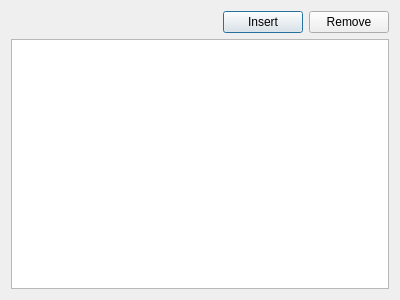
<?xml version="1.0" encoding="UTF-8"?>
<ui version="4.0">
 <class>firearmManagerRegisterDialog</class>
 <widget class="QDialog" name="firearmManagerRegisterDialog">
  <property name="geometry">
   <rect>
    <x>0</x>
    <y>0</y>
    <width>400</width>
    <height>300</height>
   </rect>
  </property>
  <property name="windowTitle">
   <string>Dialog</string>
  </property>
  <layout class="QVBoxLayout" name="verticalLayout">
   <item>
    <layout class="QHBoxLayout" name="horizontalLayout">
     <item>
      <spacer name="horizontalSpacer">
       <property name="orientation">
        <enum>Qt::Horizontal</enum>
       </property>
       <property name="sizeHint" stdset="0">
        <size>
         <width>40</width>
         <height>20</height>
        </size>
       </property>
      </spacer>
     </item>
     <item>
      <widget class="QPushButton" name="insertPushButton">
       <property name="text">
        <string>Insert</string>
       </property>
      </widget>
     </item>
     <item>
      <widget class="QPushButton" name="removePushButton">
       <property name="text">
        <string>Remove</string>
       </property>
      </widget>
     </item>
    </layout>
   </item>
   <item>
    <widget class="QTableWidget" name="firearmManagerShowTableWidget"/>
   </item>
  </layout>
 </widget>
 <resources/>
 <connections/>
</ui>
